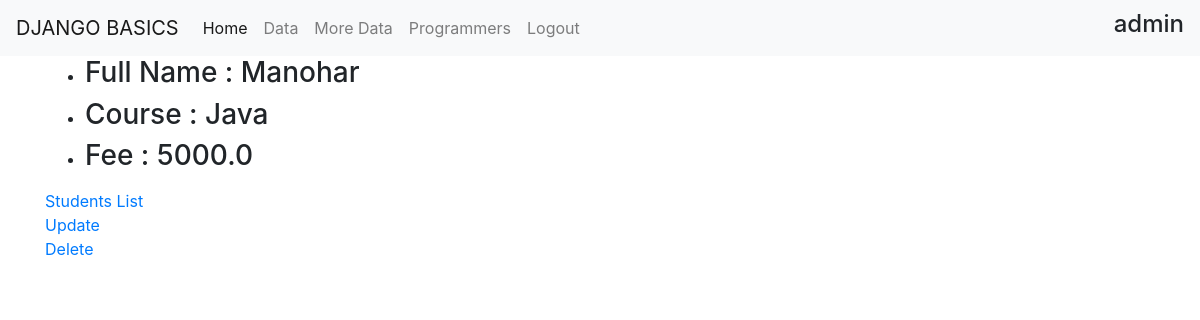
/crudApp/cbv/11/ (signed in), run on the app's committed database.
### crudApp/models.py (models this page shows, shortened)
class Student(models.Model):
    course_choices = [('python', 'Python'), ('java', 'Java'),
                      ('django', 'Django'), ('flask', 'Flask')]
    fullname = models.CharField(max_length=20)
    course = models.CharField(max_length=10, choices=course_choices)
    fee = models.FloatField()

### crudApp/views.py (the view)
# urls.py: url(r'^cbv/(?P<pk>\d+)/$', views.StudentDetailView.as_view(),
class StudentDetailView(LoginRequiredMixin, DetailView):
    model = Student

### templates/crudApp/student_detail.html
{% extends 'templateApp/base.html' %}
{% block content %}
<div class="container">
    <ul>
        <li>
            <h3>Full Name : {{ student.fullname | title }}</h3>
        </li>
        <li>
            <h3>Course : {{ student.course | title }}</h3>
        </li>
        <li>
            <h3>Fee : {{ student.fee }}</h3>
        </li>
    </ul>
    <a href="{% url 'cbv_student_list' %}">Students List</a>
    <br>
    <a href="{% url 'cbv_update' student.id %}">Update</a>
    <br>
    {% if perms.crudApp.delete_student %}
    <a href="{% url 'cbv_delete' student.id %}">Delete</a>
    {% endif %}
</div>
{% endblock content %}

### templates/templateApp/base.html (shortened to what this page needs)
<!DOCTYPE html>
<html lang="en">
<head>
    <link rel="stylesheet" href="https://stackpath.bootstrapcdn.com/bootstrap/4.4.1/css/bootstrap.min.css"
>
</head>
<body>
    <nav class="navbar navbar-expand-lg navbar-light bg-light">
        <a class="navbar-brand" href="{% url 'template_home' %}">DJANGO BASICS</a>
        <div class="collapse navbar-collapse" id="navbarNav">
            <ul class="navbar-nav">
                <li class="nav-item active">
                    <a class="nav-link" href="{% url 'template_home' %}">Home<span class="sr-only">(current)</span></a>
                </li>
                <li class="nav-item">
                    <a class="nav-link" href="{% url 'template_data' %}">Data</a>
                </li>
                <li class="nav-item">
                    <a class="nav-link" href="{% url 'more_data' %}">More Data</a>
                </li>
                <li class="nav-item">
                    <a class="nav-link" href="{% url 'programmers' %}">Programmers</a>
                </li>
                {% if user.is_authenticated %}
                <li class="nav-item">
                    <a class="nav-link" href="{% url 'logout' %}">Logout</a>
                </li>
                {% endif %}
            </ul>
        </div>
        <h4 class="text-right">{{ user.username }}</h4>
    </nav>
    {% block content%}
    {% endblock %}
</body>
</html>

### data on the page
Student: fullname "Manohar", course "Java", fee "5000.0"

### other printed values
{{ user.username }} "admin"
